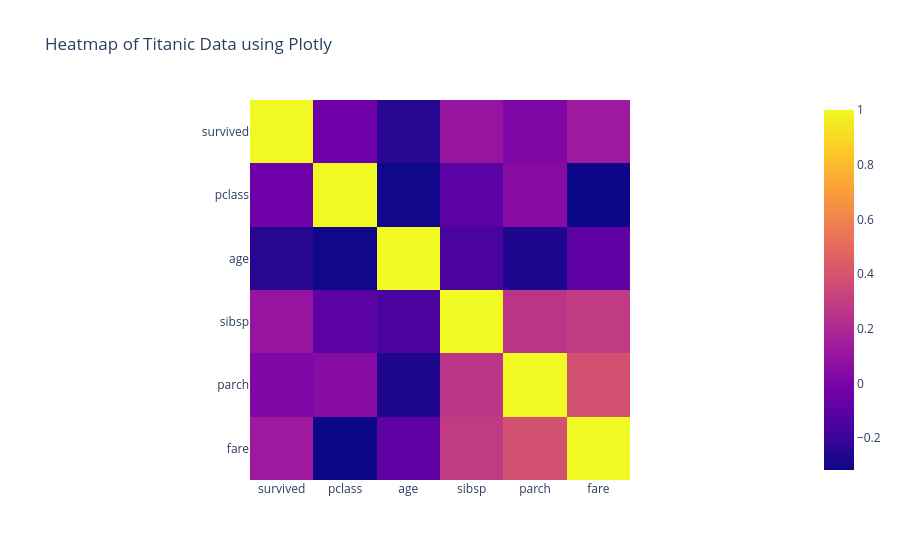

Notebook code cell kept with this figure:
### Markdown cell above
### **Heatmap on Titanic Data**

### Code cell
# Select only numeric columns
numeric_df = df.select_dtypes(include=[np.number])

# Compute the correlation matrix
corr_matrix = numeric_df.corr()

# Create the heatmap
fig = px.imshow(corr_matrix, title="Heatmap of Titanic Data using Plotly")
fig.write_image("plots/titanic_heatmap.png")
fig.show()

### Figure 1 — Plotly figure (JSON) as saved in the notebook; plotly's stock layout.template omitted (floating-point values rounded to 4 significant figures)
{"data": [{"coloraxis": "coloraxis", "hovertemplate": "x: %{x}<br>y: %{y}<br>color: %{z}<extra></extra>", "name": "0", "type": "heatmap", "x": ["survived", "pclass", "age", "sibsp", "parch", "fare"], "xaxis": "x", "y": ["survived", "pclass", "age", "sibsp", "parch", "fare"], "yaxis": "y", "z": [[1, -0.0377, -0.251, 0.1014, 0.01874, 0.1306], [-0.0377, 1, -0.3057, -0.1053, 0.04627, -0.3168], [-0.251, -0.3057, 1, -0.1542, -0.2698, -0.09073], [0.1014, -0.1053, -0.1542, 1, 0.2535, 0.2848], [0.01874, 0.04627, -0.2698, 0.2535, 1, 0.3885], [0.1306, -0.3168, -0.09073, 0.2848, 0.3885, 1]]}], "layout": {"coloraxis": {"colorscale": [[0, "#0d0887"], [0.1111, "#46039f"], [0.2222, "#7201a8"], [0.3333, "#9c179e"], [0.4444, "#bd3786"], [0.5556, "#d8576b"], [0.6667, "#ed7953"], [0.7778, "#fb9f3a"], [0.8889, "#fdca26"], [1, "#f0f921"]]}, "title": {"text": "Heatmap of Titanic Data using Plotly"}, "xaxis": {"anchor": "y", "constrain": "domain", "domain": [0, 1], "scaleanchor": "y"}, "yaxis": {"anchor": "x", "autorange": "reversed", "constrain": "domain", "domain": [0, 1]}}}
